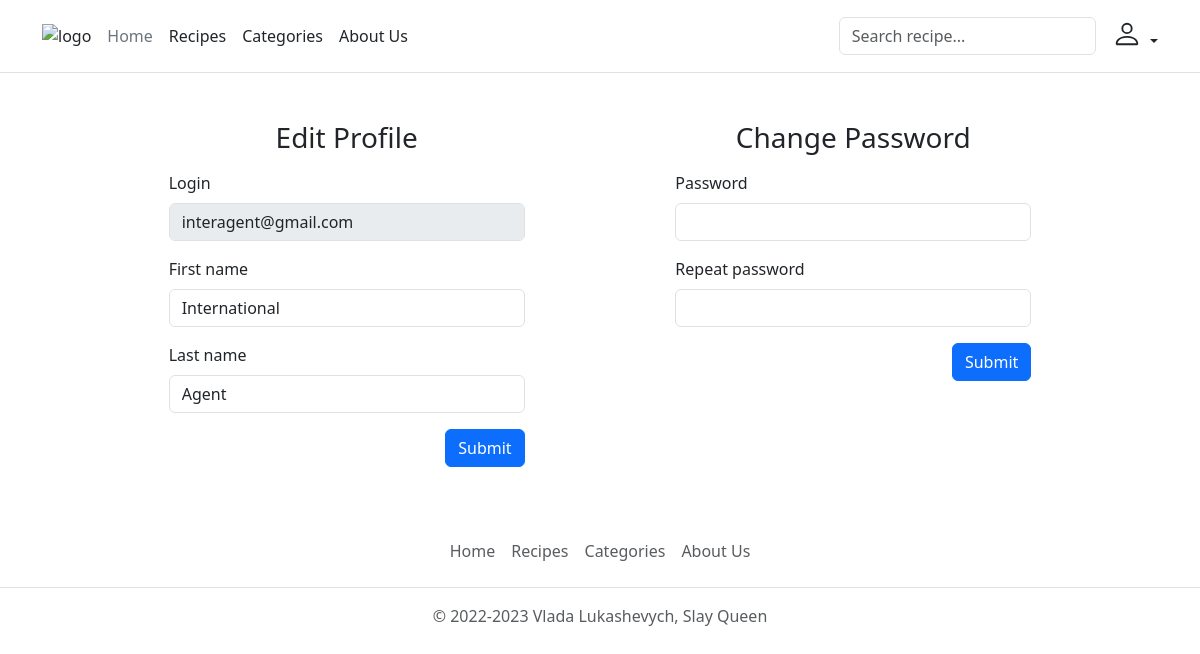
/user/edit/28 (signed in), run on the app's committed database.
### tables this page shows
CREATE TABLE `user` (
  `id` int NOT NULL AUTO_INCREMENT,
  `login` varchar(255) NOT NULL COMMENT 'Логін',
  `password` varchar(255) NOT NULL COMMENT 'Пароль',
  `firstname` varchar(255) NOT NULL COMMENT 'Ім''я',
  `lastname` varchar(255) NOT NULL COMMENT 'Прізвище',
  `access_level` int NOT NULL DEFAULT '1',
  `signup_date` date NOT NULL,
  `last_login_date` date DEFAULT NULL,
  PRIMARY KEY (`id`)
);

### core/Template.php (called while the page is built, shortened)
<?php
class Template
{
    protected $path;
    public function __construct($path)
    {
        $this->path = $path;
    }
    public function getHTML()
    {
        include($this->path);
        $html = ob_get_contents();
        return $html;
    }
}

### core/Controller.php (called while the page is built, shortened)
<?php
class Controller
{
    protected $viewPath;
    public function __construct()
    {
        $this->moduleName = Core::getInstance()->app['moduleName'];
        $this->actionName = Core::getInstance()->app['actionName'];;
        $this->viewPath = "views/{$this->moduleName}/{$this->actionName}.php";
    }
    public function render($viewPath = null, $params = null)
    {
        if (empty($viewPath))
            $viewPath = $this->viewPath;
        $tpl = new Template($viewPath);
        if (!empty($params))
            $tpl->setParams($params);
        return $tpl->getHTML();
    }
}

### controllers/UserController.php (called while the page is built, shortened)
<?php
class UserController extends Controller
{
    public function editAction($params)
    {
        $id = intval($params[0]);
        if (User::getUserById($id) == null)
            return $this->error(404);
        $user = User::getUserById($id);
        return $this->render(null, [
            'user' => $user,
            'model' => $model,
            'errors' => $errors
        ]);
    }
}

### index.php (called while the page is built, shortened)
<?php
spl_autoload_register(function($className) {
    $path = $className.'.php';
});
$core = Core::getInstance();
$core->Initialize();
$core->Run();

### core/DB.php (called while the page is built, shortened)
<?php
class DB
{
    protected $pdo;
    public function __construct($hostname, $login, $password, $database)
    {
        $this->pdo = new \PDO("mysql: host={$hostname};dbname={$database}", $login, $password);
    }
    public function select($tableName, $fieldsList = "*", $conditionArray = null, $orderByStr="")
    {
        if (is_string($fieldsList))
            $fieldsListString = $fieldsList;
        $wherePart = '';
        if (is_array($conditionArray)) {
            $parts = [];
            foreach ($conditionArray as $key => $value) {
                $parts [] = "{$key} = :{$key}";
            }
            $wherePart = "where " . implode(' and ', $parts);
        }
        $res = $this->pdo->prepare(
            "select {$fieldsListString} from {$tableName} {$wherePart} {$orderByStr}"
        );
        $res->execute($conditionArray);
        return $res->fetchAll(\PDO::FETCH_ASSOC);
    }
}

### models/User.php (called while the page is built, shortened)
<?php
class User
{
    protected static $tableName = 'user';
    public static function getUserById($id)
    {
        $user = Core::getInstance()->db->select(self::$tableName, '*', [
            'id' => $id
        ]);
        if (!empty($user))
            return $user[0];
        return null;
    }
}

### views/user/edit.php (the view, shortened to what this page needs)
<?php
if (empty($model)) $model = $user;
?>
<div class="row d-flex flex-wrap justify-content-evenly mt-5">
    <div class="col-4 clearfix">
        <form method="post" action="">
            <h1 class="h3 mb-3 fw-normal text-center edit-form">Edit Profile</h1>
            <div class="mb-3">
                <label class="form-label" for="login">Login</label>
                <input type="email" disabled class="form-control" name="login" id="login" aria-describedby="emailHelp"
                       value="<?= $user['login'] ?>"/>
            </div>
            <div class="mb-3">
                <label class="form-label" for="firstname">First name</label>
                <input type="text" class="form-control" name="firstname" id="firstname" aria-describedby="firstnameHelp"
                       value="<?= $model['firstname'] ?>"/>
            </div>
            <div class="mb-3">
                <label class="form-label" for="lastname">Last name</label>
                <input type="text" class="form-control" name="lastname" id="lastname" aria-describedby="lastnameHelp"
                       value="<?= $model['lastname'] ?>"/>
            </div>
            <button name="profile-edit" class="btn btn-primary float-right" type="submit">Submit</button>
        </form>
    </div>
    <div class="col-4 clearfix">
        <form method="post" action="">
            <h1 class="h3 mb-3 fw-normal text-center edit-form">Change Password</h1>
            <div class="mb-3">
                <label class="form-label" for="password">Password</label>
                <input type="password" class="form-control" name="password" id="password"
                       aria-describedby="passwordHelp"/>
            </div>
            <div class="mb-3">
                <label class="form-label" for="password2">Repeat password</label>
                <input type="password" class="form-control" name="password2" id="password2"
                       aria-describedby="password2Help"/>
            </div>
            <button name="password-change" class="btn btn-primary float-right" type="submit">Submit</button>
        </form>
    </div>
</div>

### themes/light/css/style.css (style rules this page uses)
.float-right { float: right; }
.filters select, input { width: 200px; }

### data on the page
user: login "interagent@gmail.com", firstname "International", lastname "Agent"
